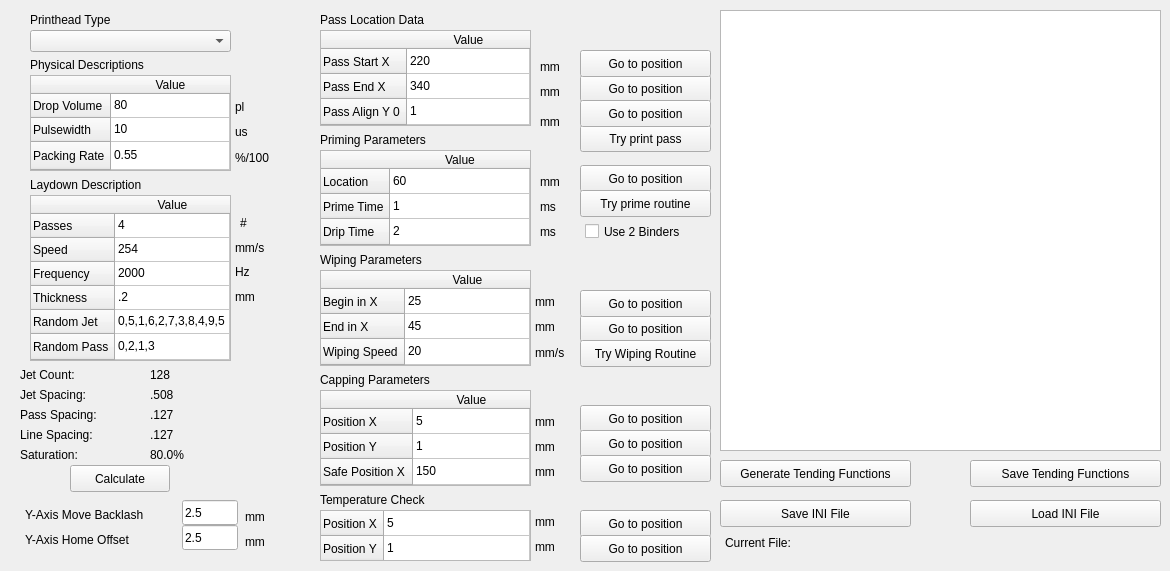
    <widget class="QWidget" name="tabPrintOptions">
     <attribute name="title">
      <string>Print Options</string>
     </attribute>
     <widget class="QLabel" name="label_4">
      <property name="geometry">
       <rect>
        <x>30</x>
        <y>55</y>
        <width>181</width>
        <height>19</height>
       </rect>
      </property>
      <property name="text">
       <string>Physical Descriptions</string>
      </property>
     </widget>
     <widget class="QTableWidget" name="tblPhysicalDescriptions">
      <property name="geometry">
       <rect>
        <x>30</x>
        <y>75</y>
        <width>201</width>
        <height>96</height>
       </rect>
      </property>
      <property name="verticalScrollBarPolicy">
       <enum>Qt::ScrollBarAlwaysOff</enum>
      </property>
      <attribute name="horizontalHeaderMinimumSectionSize">
       <number>35</number>
      </attribute>
      <attribute name="horizontalHeaderStretchLastSection">
       <bool>true</bool>
      </attribute>
      <attribute name="verticalHeaderDefaultSectionSize">
       <number>24</number>
      </attribute>
      <attribute name="verticalHeaderStretchLastSection">
       <bool>true</bool>
      </attribute>
      <row>
       <property name="text">
        <string>Drop Volume</string>
       </property>
      </row>
      <row>
       <property name="text">
        <string>Pulsewidth</string>
       </property>
      </row>
      <row>
       <property name="text">
        <string>Packing Rate</string>
       </property>
      </row>
      <column>
       <property name="text">
        <string>Value</string>
       </property>
      </column>
      <item row="0" column="0">
       <property name="text">
        <string>80</string>
       </property>
      </item>
      <item row="1" column="0">
       <property name="text">
        <string>10</string>
       </property>
      </item>
      <item row="2" column="0">
       <property name="text">
        <string>0.55</string>
       </property>
      </item>
     </widget>
     <widget class="QLabel" name="label_5">
      <property name="geometry">
       <rect>
        <x>30</x>
        <y>175</y>
        <width>181</width>
        <height>19</height>
       </rect>
      </property>
      <property name="text">
       <string>Laydown Description</string>
      </property>
     </widget>
     <widget class="QTableWidget" name="tblLaydownDescription">
      <property name="geometry">
       <rect>
        <x>30</x>
        <y>195</y>
        <width>201</width>
        <height>166</height>
       </rect>
      </property>
      <property name="verticalScrollBarPolicy">
       <enum>Qt::ScrollBarAlwaysOff</enum>
      </property>
      <attribute name="horizontalHeaderStretchLastSection">
       <bool>true</bool>
      </attribute>
      <attribute name="verticalHeaderDefaultSectionSize">
       <number>24</number>
      </attribute>
      <attribute name="verticalHeaderStretchLastSection">
       <bool>true</bool>
      </attribute>
      <row>
       <property name="text">
        <string>Passes </string>
       </property>
      </row>
      <row>
       <property name="text">
        <string>Speed </string>
       </property>
      </row>
      <row>
       <property name="text">
        <string>Frequency     </string>
       </property>
      </row>
      <row>
       <property name="text">
        <string>Thickness  </string>
       </property>
      </row>
      <row>
       <property name="text">
        <string>Random Jet</string>
       </property>
      </row>
      <row>
       <property name="text">
        <string>Random Pass</string>
       </property>
      </row>
      <column>
       <property name="text">
        <string>Value</string>
       </property>
      </column>
      <item row="0" column="0">
       <property name="text">
        <string>4</string>
       </property>
      </item>
      <item row="1" column="0">
       <property name="text">
        <string>254</string>
       </property>
      </item>
      <item row="2" column="0">
       <property name="text">
        <string>2000</string>
       </property>
      </item>
      <item row="3" column="0">
       <property name="text">
        <string>.2</string>
       </property>
      </item>
      <item row="4" column="0">
       <property name="text">
        <string>0,5,1,6,2,7,3,8,4,9,5</string>
       </property>
      </item>
      <item row="5" column="0">
       <property name="text">
        <string>0,2,1,3</string>
       </property>
      </item>
     </widget>
     <widget class="QLabel" name="label_6">
      <property name="geometry">
       <rect>
        <x>20</x>
        <y>405</y>
        <width>121</width>
        <height>19</height>
       </rect>
      </property>
      <property name="text">
       <string>Pass Spacing:</string>
      </property>
     </widget>
     <widget class="QLabel" name="label_7">
      <property name="geometry">
       <rect>
        <x>20</x>
        <y>425</y>
        <width>111</width>
        <height>19</height>
       </rect>
      </property>
      <property name="text">
       <string>Line Spacing:</string>
      </property>
     </widget>
     <widget class="QLabel" name="lblPassSpacing">
      <property name="geometry">
       <rect>
        <x>150</x>
        <y>405</y>
        <width>76</width>
        <height>19</height>
       </rect>
      </property>
      <property name="text">
       <string>.127</string>
      </property>
     </widget>
     <widget class="QLabel" name="lblLineSpacing">
      <property name="geometry">
       <rect>
        <x>150</x>
        <y>425</y>
        <width>76</width>
        <height>19</height>
       </rect>
      </property>
      <property name="text">
       <string>.127</string>
      </property>
     </widget>
     <widget class="QLabel" name="label_10">
      <property name="geometry">
       <rect>
        <x>20</x>
        <y>445</y>
        <width>111</width>
        <height>19</height>
       </rect>
      </property>
      <property name="text">
       <string>Saturation:</string>
      </property>
     </widget>
     <widget class="QLabel" name="lblSaturation">
      <property name="geometry">
       <rect>
        <x>150</x>
        <y>445</y>
        <width>161</width>
        <height>19</height>
       </rect>
      </property>
      <property name="text">
       <string>80.0%</string>
      </property>
     </widget>
     <widget class="QPushButton" name="btnUpdateLaydown">
      <property name="geometry">
       <rect>
        <x>70</x>
        <y>465</y>
        <width>100</width>
        <height>27</height>
       </rect>
      </property>
      <property name="text">
       <string>Calculate</string>
      </property>
     </widget>
     <widget class="QLabel" name="label_8">
      <property name="geometry">
       <rect>
        <x>320</x>
        <y>130</y>
        <width>181</width>
        <height>19</height>
       </rect>
      </property>
      <property name="text">
       <string>Priming Parameters</string>
      </property>
     </widget>
     <widget class="QLabel" name="label_9">
      <property name="geometry">
       <rect>
        <x>320</x>
        <y>250</y>
        <width>171</width>
        <height>19</height>
       </rect>
      </property>
      <property name="text">
       <string>Wiping Parameters</string>
      </property>
     </widget>
     <widget class="QLabel" name="label_14">
      <property name="geometry">
       <rect>
        <x>320</x>
        <y>370</y>
        <width>171</width>
        <height>19</height>
       </rect>
      </property>
      <property name="text">
       <string>Capping Parameters</string>
      </property>
     </widget>
     <widget class="QTableWidget" name="tblPrimingParams">
      <property name="geometry">
       <rect>
        <x>320</x>
        <y>150</y>
        <width>211</width>
        <height>96</height>
       </rect>
      </property>
      <property name="verticalScrollBarPolicy">
       <enum>Qt::ScrollBarAlwaysOff</enum>
      </property>
      <attribute name="horizontalHeaderDefaultSectionSize">
       <number>100</number>
      </attribute>
      <attribute name="horizontalHeaderStretchLastSection">
       <bool>true</bool>
      </attribute>
      <attribute name="verticalHeaderDefaultSectionSize">
       <number>25</number>
      </attribute>
      <attribute name="verticalHeaderStretchLastSection">
       <bool>true</bool>
      </attribute>
      <row>
       <property name="text">
        <string>Location</string>
       </property>
      </row>
      <row>
       <property name="text">
        <string>Prime Time</string>
       </property>
      </row>
      <row>
       <property name="text">
        <string>Drip Time</string>
       </property>
      </row>
      <column>
       <property name="text">
        <string>Value</string>
       </property>
      </column>
      <item row="0" column="0">
       <property name="text">
        <string>60</string>
       </property>
      </item>
      <item row="1" column="0">
       <property name="text">
        <string>1</string>
       </property>
      </item>
      <item row="2" column="0">
       <property name="text">
        <string>2</string>
       </property>
      </item>
     </widget>
     <widget class="QTableWidget" name="tblWipingParams">
      <property name="geometry">
       <rect>
        <x>320</x>
        <y>270</y>
        <width>211</width>
        <height>96</height>
       </rect>
      </property>
      <property name="verticalScrollBarPolicy">
       <enum>Qt::ScrollBarAlwaysOff</enum>
      </property>
      <attribute name="horizontalHeaderStretchLastSection">
       <bool>true</bool>
      </attribute>
      <attribute name="verticalHeaderDefaultSectionSize">
       <number>25</number>
      </attribute>
      <attribute name="verticalHeaderStretchLastSection">
       <bool>true</bool>
      </attribute>
      <row>
       <property name="text">
        <string>Begin in X</string>
       </property>
      </row>
      <row>
       <property name="text">
        <string>End in X</string>
       </property>
      </row>
      <row>
       <property name="text">
        <string>Wiping Speed</string>
       </property>
      </row>
      <column>
       <property name="text">
        <string>Value</string>
       </property>
      </column>
      <item row="0" column="0">
       <property name="text">
        <string>25</string>
       </property>
      </item>
      <item row="1" column="0">
       <property name="text">
        <string>45</string>
       </property>
      </item>
      <item row="2" column="0">
       <property name="text">
        <string>20</string>
       </property>
      </item>
     </widget>
     <widget class="QPushButton" name="goWipeEndX">
      <property name="geometry">
       <rect>
        <x>580</x>
        <y>315</y>
        <width>131</width>
        <height>27</height>
       </rect>
      </property>
      <property name="text">
       <string>Go to position</string>
      </property>
     </widget>
     <widget class="QPushButton" name="goWipeStartX">
      <property name="geometry">
       <rect>
        <x>580</x>
        <y>290</y>
        <width>131</width>
        <height>27</height>
       </rect>
      </property>
      <property name="text">
       <string>Go to position</string>
      </property>
     </widget>
     <widget class="QPushButton" name="tryWipeRoutine">
      <property name="geometry">
       <rect>
        <x>580</x>
        <y>340</y>
        <width>131</width>
        <height>27</height>
       </rect>
      </property>
      <property name="text">
       <string>Try Wiping Routine</string>
      </property>
     </widget>
     <widget class="QPushButton" name="gotoPrimeX">
      <property name="geometry">
       <rect>
        <x>580</x>
        <y>165</y>
        <width>131</width>
        <height>27</height>
       </rect>
      </property>
      <property name="text">
       <string>Go to position</string>
      </property>
     </widget>
     <widget class="QPushButton" name="tryPrimeRoutine">
      <property name="geometry">
       <rect>
        <x>580</x>
        <y>190</y>
        <width>131</width>
        <height>27</height>
       </rect>
      </property>
      <property name="text">
       <string>Try prime routine</string>
      </property>
     </widget>
     <widget class="QLabel" name="label_11">
      <property name="geometry">
       <rect>
        <x>320</x>
        <y>10</y>
        <width>181</width>
        <height>19</height>
       </rect>
      </property>
      <property name="text">
       <string>Pass Location Data</string>
      </property>
     </widget>
     <widget class="QTableWidget" name="tblPassLocations">
      <property name="geometry">
       <rect>
        <x>320</x>
        <y>30</y>
        <width>211</width>
        <height>96</height>
       </rect>
      </property>
      <property name="verticalScrollBarPolicy">
       <enum>Qt::ScrollBarAlwaysOff</enum>
      </property>
      <property name="autoScroll">
       <bool>true</bool>
      </property>
      <attribute name="horizontalHeaderStretchLastSection">
       <bool>true</bool>
      </attribute>
      <attribute name="verticalHeaderDefaultSectionSize">
       <number>25</number>
      </attribute>
      <attribute name="verticalHeaderStretchLastSection">
       <bool>true</bool>
      </attribute>
      <row>
       <property name="text">
        <string>Pass Start X</string>
       </property>
      </row>
      <row>
       <property name="text">
        <string>Pass End X</string>
       </property>
      </row>
      <row>
       <property name="text">
        <string>Pass Align Y 0</string>
       </property>
      </row>
      <column>
       <property name="text">
        <string>Value</string>
       </property>
      </column>
      <item row="0" column="0">
       <property name="text">
        <string>220</string>
       </property>
      </item>
      <item row="1" column="0">
       <property name="text">
        <string>340</string>
       </property>
      </item>
      <item row="2" column="0">
       <property name="text">
        <string>1</string>
       </property>
      </item>
     </widget>
     <widget class="QPushButton" name="goPassEndX">
      <property name="geometry">
       <rect>
        <x>580</x>
        <y>75</y>
        <width>131</width>
        <height>27</height>
       </rect>
      </property>
      <property name="text">
       <string>Go to position</string>
      </property>
     </widget>
     <widget class="QPushButton" name="goPassStartX">
      <property name="geometry">
       <rect>
        <x>580</x>
        <y>50</y>
        <width>131</width>
        <height>27</height>
       </rect>
      </property>
      <property name="text">
       <string>Go to position</string>
      </property>
     </widget>
     <widget class="QPushButton" name="tryPass">
      <property name="geometry">
       <rect>
        <x>580</x>
        <y>125</y>
        <width>131</width>
        <height>27</height>
       </rect>
      </property>
      <property name="text">
       <string>Try print pass</string>
      </property>
     </widget>
     <widget class="QPushButton" name="goPassAlignY">
      <property name="geometry">
       <rect>
        <x>580</x>
        <y>100</y>
        <width>131</width>
        <height>27</height>
       </rect>
      </property>
      <property name="text">
       <string>Go to position</string>
      </property>
     </widget>
     <widget class="QTableWidget" name="tblCappingParams">
      <property name="geometry">
       <rect>
        <x>320</x>
        <y>390</y>
        <width>211</width>
        <height>96</height>
       </rect>
      </property>
      <property name="verticalScrollBarPolicy">
       <enum>Qt::ScrollBarAlwaysOff</enum>
      </property>
      <attribute name="horizontalHeaderStretchLastSection">
       <bool>true</bool>
      </attribute>
      <attribute name="verticalHeaderDefaultSectionSize">
       <number>25</number>
      </attribute>
      <attribute name="verticalHeaderStretchLastSection">
       <bool>true</bool>
      </attribute>
      <row>
       <property name="text">
        <string>Position X</string>
       </property>
      </row>
      <row>
       <property name="text">
        <string>Position Y</string>
       </property>
      </row>
      <row>
       <property name="text">
        <string>Safe Position X</string>
       </property>
      </row>
      <column>
       <property name="text">
        <string>Value</string>
       </property>
      </column>
      <item row="0" column="0">
       <property name="text">
        <string>5</string>
       </property>
      </item>
      <item row="1" column="0">
       <property name="text">
        <string>1</string>
       </property>
      </item>
      <item row="2" column="0">
       <property name="text">
        <string>150</string>
       </property>
      </item>
     </widget>
     <widget class="QPlainTextEdit" name="txtHeadRoutines">
      <property name="geometry">
       <rect>
        <x>720</x>
        <y>10</y>
        <width>441</width>
        <height>441</height>
       </rect>
      </property>
      <property name="font">
       <font>
        <pointsize>8</pointsize>
       </font>
      </property>
      <property name="plainText">
       <string/>
      </property>
     </widget>
     <widget class="QPushButton" name="makeTendingFunctions">
      <property name="geometry">
       <rect>
        <x>720</x>
        <y>460</y>
        <width>191</width>
        <height>27</height>
       </rect>
      </property>
      <property name="text">
       <string>Generate Tending Functions</string>
      </property>
     </widget>
     <widget class="QPushButton" name="saveTendingFunctions">
      <property name="geometry">
       <rect>
        <x>970</x>
        <y>460</y>
        <width>191</width>
        <height>27</height>
       </rect>
      </property>
      <property name="text">
       <string>Save Tending Functions</string>
      </property>
     </widget>
     <widget class="QPushButton" name="gotoCapX">
      <property name="geometry">
       <rect>
        <x>580</x>
        <y>405</y>
        <width>131</width>
        <height>27</height>
       </rect>
      </property>
      <property name="text">
       <string>Go to position</string>
      </property>
     </widget>
     <widget class="QPushButton" name="gotoCapY">
      <property name="geometry">
       <rect>
        <x>580</x>
        <y>430</y>
        <width>131</width>
        <height>27</height>
       </rect>
      </property>
      <property name="text">
       <string>Go to position</string>
      </property>
     </widget>
     <widget class="QPushButton" name="gotoCapSafeX">
      <property name="geometry">
       <rect>
        <x>580</x>
        <y>455</y>
        <width>131</width>
        <height>27</height>
       </rect>
      </property>
      <property name="text">
       <string>Go to position</string>
      </property>
     </widget>
     <widget class="QPushButton" name="updateLaydownINI">
      <property name="geometry">
       <rect>
        <x>720</x>
        <y>500</y>
        <width>191</width>
        <height>27</height>
       </rect>
      </property>
      <property name="text">
       <string>Save INI File</string>
      </property>
     </widget>
     <widget class="QLabel" name="label_42">
      <property name="geometry">
       <rect>
        <x>540</x>
        <y>85</y>
        <width>30</width>
        <height>14</height>
       </rect>
      </property>
      <property name="text">
       <string>mm</string>
      </property>
     </widget>
     <widget class="QLabel" name="label_44">
      <property name="geometry">
       <rect>
        <x>235</x>
        <y>240</y>
        <width>41</width>
        <height>16</height>
       </rect>
      </property>
      <property name="text">
       <string>mm/s</string>
      </property>
     </widget>
     <widget class="QLabel" name="label_45">
      <property name="geometry">
       <rect>
        <x>235</x>
        <y>290</y>
        <width>30</width>
        <height>14</height>
       </rect>
      </property>
      <property name="text">
       <string>mm</string>
      </property>
     </widget>
     <widget class="QLabel" name="label_47">
      <property name="geometry">
       <rect>
        <x>240</x>
        <y>215</y>
        <width>21</width>
        <height>16</height>
       </rect>
      </property>
      <property name="text">
       <string>#</string>
      </property>
     </widget>
     <widget class="QLabel" name="label_48">
      <property name="geometry">
       <rect>
        <x>235</x>
        <y>265</y>
        <width>30</width>
        <height>14</height>
       </rect>
      </property>
      <property name="text">
       <string>Hz</string>
      </property>
     </widget>
     <widget class="QLabel" name="label_49">
      <property name="geometry">
       <rect>
        <x>235</x>
        <y>100</y>
        <width>30</width>
        <height>14</height>
       </rect>
      </property>
      <property name="text">
       <string>pl</string>
      </property>
     </widget>
     <widget class="QLabel" name="label_50">
      <property name="geometry">
       <rect>
        <x>235</x>
        <y>125</y>
        <width>30</width>
        <height>14</height>
       </rect>
      </property>
      <property name="text">
       <string>us</string>
      </property>
     </widget>
     <widget class="QLabel" name="label_51">
      <property name="geometry">
       <rect>
        <x>235</x>
        <y>150</y>
        <width>41</width>
        <height>16</height>
       </rect>
      </property>
      <property name="text">
       <string>%/100</string>
      </property>
     </widget>
     <widget class="QLabel" name="label_52">
      <property name="geometry">
       <rect>
        <x>540</x>
        <y>60</y>
        <width>30</width>
        <height>14</height>
       </rect>
      </property>
      <property name="text">
       <string>mm</string>
      </property>
     </widget>
     <widget class="QLabel" name="label_53">
      <property name="geometry">
       <rect>
        <x>540</x>
        <y>115</y>
        <width>30</width>
        <height>14</height>
       </rect>
      </property>
      <property name="text">
       <string>mm</string>
      </property>
     </widget>
     <widget class="QLabel" name="label_54">
      <property name="geometry">
       <rect>
        <x>540</x>
        <y>175</y>
        <width>30</width>
        <height>14</height>
       </rect>
      </property>
      <property name="text">
       <string>mm</string>
      </property>
     </widget>
     <widget class="QLabel" name="label_55">
      <property name="geometry">
       <rect>
        <x>540</x>
        <y>200</y>
        <width>30</width>
        <height>14</height>
       </rect>
      </property>
      <property name="text">
       <string>ms</string>
      </property>
     </widget>
     <widget class="QLabel" name="label_56">
      <property name="geometry">
       <rect>
        <x>540</x>
        <y>225</y>
        <width>30</width>
        <height>14</height>
       </rect>
      </property>
      <property name="text">
       <string>ms</string>
      </property>
     </widget>
     <widget class="QLabel" name="label_57">
      <property name="geometry">
       <rect>
        <x>535</x>
        <y>295</y>
        <width>30</width>
        <height>14</height>
       </rect>
      </property>
      <property name="text">
       <string>mm</string>
      </property>
     </widget>
     <widget class="QLabel" name="label_58">
      <property name="geometry">
       <rect>
        <x>535</x>
        <y>320</y>
        <width>30</width>
        <height>14</height>
       </rect>
      </property>
      <property name="text">
       <string>mm</string>
      </property>
     </widget>
     <widget class="QLabel" name="label_59">
      <property name="geometry">
       <rect>
        <x>535</x>
        <y>345</y>
        <width>41</width>
        <height>16</height>
       </rect>
      </property>
      <property name="text">
       <string>mm/s</string>
      </property>
     </widget>
     <widget class="QLabel" name="label_60">
      <property name="geometry">
       <rect>
        <x>535</x>
        <y>415</y>
        <width>30</width>
        <height>14</height>
       </rect>
      </property>
      <property name="text">
       <string>mm</string>
      </property>
     </widget>
     <widget class="QLabel" name="label_61">
      <property name="geometry">
       <rect>
        <x>535</x>
        <y>440</y>
        <width>30</width>
        <height>14</height>
       </rect>
      </property>
      <property name="text">
       <string>mm</string>
      </property>
     </widget>
     <widget class="QLabel" name="label_62">
      <property name="geometry">
       <rect>
        <x>535</x>
        <y>465</y>
        <width>30</width>
        <height>14</height>
       </rect>
      </property>
      <property name="text">
       <string>mm</string>
      </property>
     </widget>
     <widget class="QPushButton" name="loadLaydownINI">
      <property name="geometry">
       <rect>
        <x>970</x>
        <y>500</y>
        <width>191</width>
        <height>27</height>
       </rect>
      </property>
      <property name="text">
       <string>Load INI File</string>
      </property>
     </widget>
     <widget class="QCheckBox" name="use2binders">
      <property name="geometry">
       <rect>
        <x>585</x>
        <y>220</y>
        <width>121</width>
        <height>23</height>
       </rect>
      </property>
      <property name="text">
       <string>Use 2 Binders</string>
      </property>
     </widget>
     <widget class="QLineEdit" name="yAxisBacklash">
      <property name="geometry">
       <rect>
        <x>182</x>
        <y>500</y>
        <width>56</width>
        <height>25</height>
       </rect>
      </property>
      <property name="text">
       <string>2.5</string>
      </property>
     </widget>
     <widget class="QLabel" name="label_66">
      <property name="geometry">
       <rect>
        <x>245</x>
        <y>510</y>
        <width>30</width>
        <height>14</height>
       </rect>
      </property>
      <property name="text">
       <string>mm</string>
      </property>
     </widget>
     <widget class="QLabel" name="label_67">
      <property name="geometry">
       <rect>
        <x>25</x>
        <y>505</y>
        <width>136</width>
        <height>19</height>
       </rect>
      </property>
      <property name="text">
       <string>Y-Axis Move Backlash</string>
      </property>
     </widget>
     <widget class="QLineEdit" name="yHomeOffset">
      <property name="geometry">
       <rect>
        <x>182</x>
        <y>525</y>
        <width>56</width>
        <height>25</height>
       </rect>
      </property>
      <property name="text">
       <string>2.5</string>
      </property>
     </widget>
     <widget class="QLabel" name="label_72">
      <property name="geometry">
       <rect>
        <x>245</x>
        <y>535</y>
        <width>30</width>
        <height>14</height>
       </rect>
      </property>
      <property name="text">
       <string>mm</string>
      </property>
     </widget>
     <widget class="QLabel" name="label_73">
      <property name="geometry">
       <rect>
        <x>25</x>
        <y>530</y>
        <width>121</width>
        <height>19</height>
       </rect>
      </property>
      <property name="text">
       <string>Y-Axis Home Offset</string>
      </property>
     </widget>
     <widget class="QLabel" name="label_74">
      <property name="geometry">
       <rect>
        <x>320</x>
        <y>490</y>
        <width>171</width>
        <height>19</height>
       </rect>
      </property>
      <property name="text">
       <string>Temperature Check</string>
      </property>
     </widget>
     <widget class="QTableWidget" name="tempCheckParams">
      <property name="geometry">
       <rect>
        <x>320</x>
        <y>510</y>
        <width>211</width>
        <height>51</height>
       </rect>
      </property>
      <property name="verticalScrollBarPolicy">
       <enum>Qt::ScrollBarAlwaysOff</enum>
      </property>
      <attribute name="horizontalHeaderVisible">
       <bool>false</bool>
      </attribute>
      <attribute name="horizontalHeaderStretchLastSection">
       <bool>true</bool>
      </attribute>
      <attribute name="verticalHeaderDefaultSectionSize">
       <number>25</number>
      </attribute>
      <attribute name="verticalHeaderStretchLastSection">
       <bool>true</bool>
      </attribute>
      <row>
       <property name="text">
        <string>Position X</string>
       </property>
      </row>
      <row>
       <property name="text">
        <string>Position Y</string>
       </property>
      </row>
      <column>
       <property name="text">
        <string>Value</string>
       </property>
      </column>
      <item row="0" column="0">
       <property name="text">
        <string>5</string>
       </property>
      </item>
      <item row="1" column="0">
       <property name="text">
        <string>1</string>
       </property>
      </item>
     </widget>
     <widget class="QLabel" name="label_75">
      <property name="geometry">
       <rect>
        <x>535</x>
        <y>540</y>
        <width>30</width>
        <height>14</height>
       </rect>
      </property>
      <property name="text">
       <string>mm</string>
      </property>
     </widget>
     <widget class="QLabel" name="label_76">
      <property name="geometry">
       <rect>
        <x>535</x>
        <y>515</y>
        <width>30</width>
        <height>14</height>
       </rect>
      </property>
      <property name="text">
       <string>mm</string>
      </property>
     </widget>
     <widget class="QPushButton" name="gotoTempCheckX">
      <property name="geometry">
       <rect>
        <x>580</x>
        <y>510</y>
        <width>131</width>
        <height>27</height>
       </rect>
      </property>
      <property name="text">
       <string>Go to position</string>
      </property>
     </widget>
     <widget class="QPushButton" name="gotoTempCheckY">
      <property name="geometry">
       <rect>
        <x>580</x>
        <y>535</y>
        <width>131</width>
        <height>27</height>
       </rect>
      </property>
      <property name="text">
       <string>Go to position</string>
      </property>
     </widget>
     <widget class="QComboBox" name="phSelect">
      <property name="geometry">
       <rect>
        <x>30</x>
        <y>30</y>
        <width>201</width>
        <height>22</height>
       </rect>
      </property>
     </widget>
     <widget class="QLabel" name="label_43">
      <property name="geometry">
       <rect>
        <x>30</x>
        <y>10</y>
        <width>181</width>
        <height>19</height>
       </rect>
      </property>
      <property name="text">
       <string>Printhead Type</string>
      </property>
     </widget>
     <widget class="QLabel" name="jetCount">
      <property name="geometry">
       <rect>
        <x>150</x>
        <y>365</y>
        <width>76</width>
        <height>19</height>
       </rect>
      </property>
      <property name="text">
       <string>128</string>
      </property>
     </widget>
     <widget class="QLabel" name="label_46">
      <property name="geometry">
       <rect>
        <x>20</x>
        <y>385</y>
        <width>111</width>
        <height>19</height>
       </rect>
      </property>
      <property name="text">
       <string>Jet Spacing:</string>
      </property>
     </widget>
     <widget class="QLabel" name="jetSpacing">
      <property name="geometry">
       <rect>
        <x>150</x>
        <y>385</y>
        <width>76</width>
        <height>19</height>
       </rect>
      </property>
      <property name="text">
       <string>.508</string>
      </property>
     </widget>
     <widget class="QLabel" name="label_83">
      <property name="geometry">
       <rect>
        <x>20</x>
        <y>365</y>
        <width>121</width>
        <height>19</height>
       </rect>
      </property>
      <property name="text">
       <string>Jet Count:</string>
      </property>
     </widget>
     <widget class="QLabel" name="currentLaydownINI">
      <property name="geometry">
       <rect>
        <x>725</x>
        <y>535</y>
        <width>431</width>
        <height>16</height>
       </rect>
      </property>
      <property name="text">
       <string>Current File:</string>
      </property>
     </widget>
    </widget>
